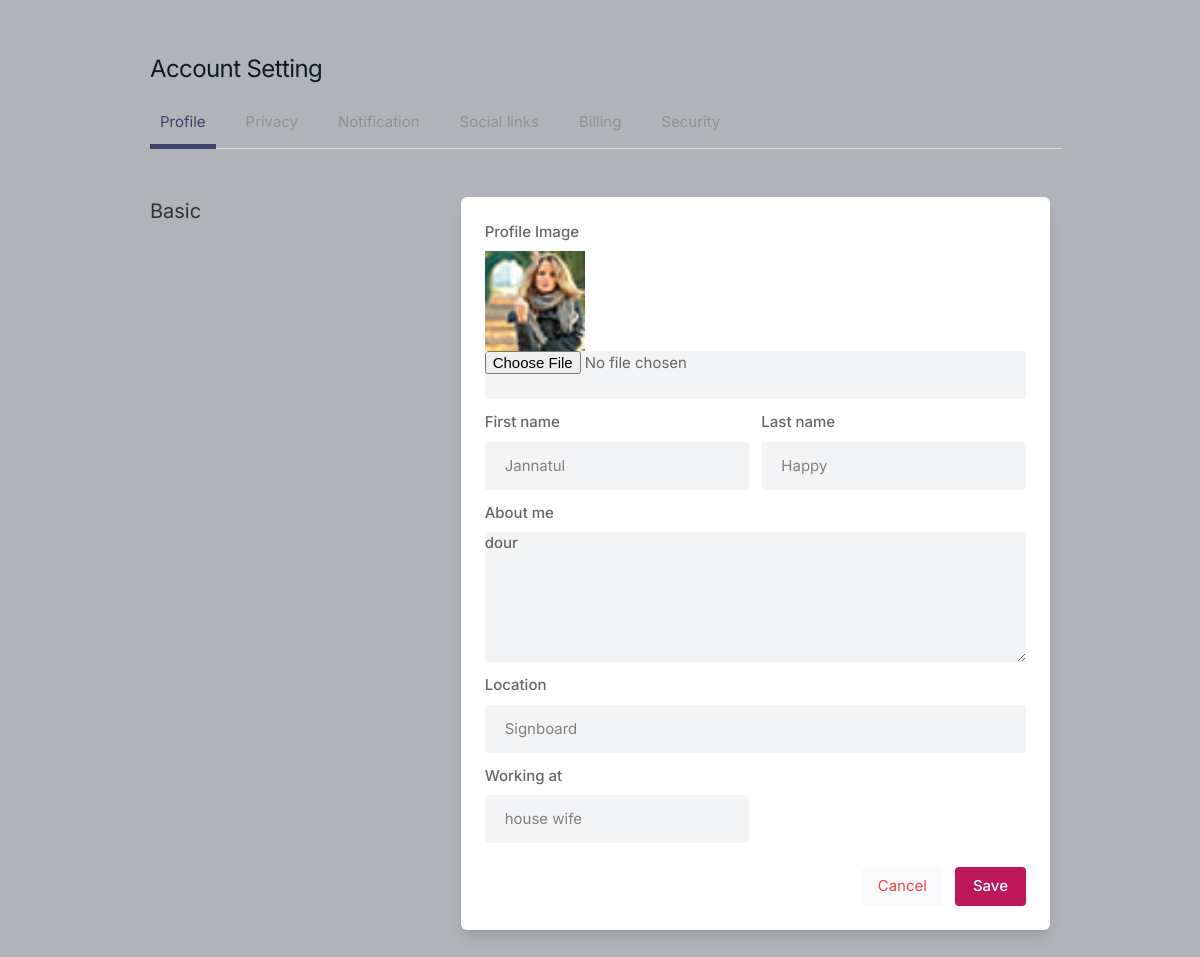
/settings (signed in), run on the app's committed database.
### core/models.py (models this page shows, shortened)
class CustomUser(AbstractBaseUser,PermissionsMixin,models.Model):
    email = models.EmailField(max_length=100,unique=True,primary_key = True)
    user_name = models.CharField(max_length=100,unique=True)
    profileimg = models.ImageField(upload_to="profile_img",default="blank-profile-picture.png")
    password = models.CharField(max_length = 100)
    first_name = models.CharField(max_length=20,blank=True,null=True)
    last_name = models.CharField(max_length=20,blank=True,null=True)
    bio = models.CharField(max_length=100,blank=True,null=True)
    location = models.CharField(max_length=50,blank=True,null=True)
    occupation = models.CharField(max_length=20,blank=True,null=True)
    relationship = models.CharField(max_length=20,blank=True,null=True)
    has_joined = models.DateField(default = datetime.now)
    is_active = models.BooleanField(default=True)
    is_superuser = models.BooleanField(default=False)
    is_staff = models.BooleanField(default=False)
    USERNAME_FIELD = 'email'
    REQUIRED_FIELDS = []
    objects = CustomUserManager()
    class Meta(AbstractBaseUser.Meta):
        verbose_name = 'User'
        verbose_name_plural = 'Users'

### core/views.py (the view, shortened to what this page needs)
# urls.py: path('settings',views.settings,name='settings'),
@login_required(login_url='signin')
def settings(request):
    user_obj = CustomUser.objects.get(email = request.user.email)
    return render(request,'setting.html',{"user_obj":user_obj})

### templates/setting.html (shortened to what this page needs)
{% load static %}
<!DOCTYPE html>
<html lang="en">
<head>
    <link rel="stylesheet" href="{% static 'assets/css/icons.css' %}">
    <link rel="stylesheet" href="{% static 'assets/css/uikit.css' %}">
    <link rel="stylesheet" href="{% static 'assets/css/style.css' %}">
    <link rel="stylesheet" href="{% static 'assets/css/tailwind.css' %}">
</head>
<body>
            <div class="container m-auto">
                <h1 class="text-2xl leading-none text-gray-900 tracking-tight mt-3"> Account Setting </h1>
                <ul class="mt-5 -mr-3 flex-nowrap lg:overflow-hidden overflow-x-scroll uk-tab">
                    <li class="uk-active"><a href="#">Profile</a></li>
                    <li><a href="#">Privacy</a></li>
                    <li><a href="#">Notification</a></li>
                    <li><a href="#">Social links</a></li>
                    <li><a href="#">Billing</a></li>
                    <li><a href="#">Security</a></li>
                </ul>
                <div class="grid lg:grid-cols-3 mt-12 gap-8">
                    <div>
                        <h3 class="text-xl mb-2"> Basic</h3>
                    </div>
                    <div class="bg-white rounded-md lg:shadow-lg shadow col-span-2">
                        <form action="settings" method="POST" enctype="multipart/form-data">
                            <div class="grid grid-cols-2 gap-3 lg:p-6 p-4">
                                <div class="col-span-2">
                                    <label for=""> Profile Image</label>
                                    <img width="100" height="100" src="{{user_obj.profileimg.url}}" alt="no Picture" >
                                    <input type="file" name="image" class="shadow-none bg-gray-100">
                                </div>
                                 <div>
                                        <label for=""> First name</label>
                                        <input type="text" name="fname" value="{{user_obj.first_name}}" placeholder="First name" class="shadow-none bg-gray-100">
                                </div>
                                <div>
                                    <label for=""> Last name</label>
                                    <input type="text" name="lname" placeholder="Last name" value="{{user_obj.last_name}}" class="shadow-none bg-gray-100">
                                </div>
                                <div class="col-span-2">
                                        <label for="about">About me</label>
                                        <textarea id="about" name="bio" rows="2"  class="shadow-none bg-gray-100">{{user_obj.bio}}</textarea>
                                    </div>
                                    <div class="col-span-2">
                                        <label for=""> Location</label>
                                        <input type="text" name ="location" placeholder="Location" value="{{user_obj.location}}" class="shadow-none bg-gray-100">
                                    </div>
                                    <div>
                                    <label for=""> Working at</label>
                                    <input type="text" name="occupation" placeholder="Occupations" value="{{user_obj.occupation}}" class="shadow-none bg-gray-100">
                                    </div>
                            </div>
                            <div class="bg-gray-10 p-6 pt-0 flex justify-end space-x-3">
                                <button class="p-2 px-4 rounded bg-gray-50 text-red-500"> Cancel </button>
                                <button type="submit" class="button bg-blue-700"> Save </button>
                            </div>
                        </form>
                    </div>
                    <br>
                </div>
            </div>
</body>
</html>

### static/assets/css/style.css (style rules this page uses)
body { background-color: #B0B3B8!important; }
button { vertical-align: middle; }
span.button, button.button { background-color: #be185d; top: 0; color: #fff; position: relative; padding: 8px 18px; line-height: 22px; position: relative; font-weight: 500; font-size: 15px; display: inline-block; -webkit-transition: all 0.2s ease-in-out; transition: all 0.2s ease-in-out; cursor: pointer; overflow: hidden; border: none; border-radius: 4px; -webkit-box-shadow: 0 1px 3px rgba(0, 0, 0, 0.1); box-shadow: 0 1px 3px rgba(0, 0, 0, 0.1); }
input { height: 48px; line-height: 48px; padding: 0 20px; outline: none; font-size: 15px; color: #808080; max-width: 100%; width: 100%; -webkit-box-sizing: border-box; box-sizing: border-box; display: block; font-weight: 400; opacity: 1; border-radius: 4px; border: none; -webkit-box-shadow: 0 1px 4px 0px rgba(0, 0, 0, 0.12); box-shadow: 0 1px 4px 0px rgba(0, 0, 0, 0.12); }
input[type="text"], input[type="password"], input[type="email"], input[type="number"] { height: 48px; line-height: 48px; padding: 0 20px; outline: none; font-size: 15px; color: #808080; max-width: 100%; width: 100%; -webkit-box-sizing: border-box; box-sizing: border-box; display: block; font-weight: 400; opacity: 1; border-radius: 4px; border: none; -webkit-box-shadow: 0 1px 4px 0px rgba(0, 0, 0, 0.12); box-shadow: 0 1px 4px 0px rgba(0, 0, 0, 0.12); }
textarea { height: 48px; line-height: 48px; padding: 0 20px; outline: none; font-size: 15px; color: #808080; margin: 0 0 16px 0; max-width: 100%; width: 100%; -webkit-box-sizing: border-box; box-sizing: border-box; display: block; background-color: #fff; font-weight: 500; opacity: 1; border-radius: 4px; border: none; -webkit-box-shadow: 0 1px 4px 0px rgba(0, 0, 0, 0.12); box-shadow: 0 1px 4px 0px rgba(0, 0, 0, 0.12); }
input { -webkit-transition: all 0.1s ease-in-out; transition: all 0.1s ease-in-out; }
::placeholder { color: #808080; opacity: 1; }
textarea { height: auto; line-height: 27px; padding: 20px; min-height: 130px; -webkit-transition: none !important; transition: none !important; min-width: 100%; }
label, legend { display: block; font-weight: bold; font-size: 15px; font-weight: 500; margin-bottom: 8px; }
button { border: none; margin: 0; padding: 0; width: auto; overflow: visible; background: transparent; color: inherit; font: inherit; line-height: normal; cursor: pointer; }
a { color: #be185d; -webkit-transition: 0.3s; transition: 0.3s; outline: none !important; }
button { outline: none !important; }
img { max-width: 100%; }
body { color: #666; font-size: 15px; line-height: 27px; background-color: #f0f2f5; font-family: "Inter", sans-serif; text-transform: none; }
h1, h2, h3, h4, h5, h6 { font-family: "Inter", sans-serif; text-transform: none; }
input[type="text"], input[type="password"], input[type="email"] { font-family: "Inter", sans-serif; text-transform: none; }
textarea, select { font-family: "Inter", sans-serif; text-transform: none; }
button, body .pac-container { font-family: "Inter", sans-serif; text-transform: none; }
h1, h2, h3, h4, h5, h6 { color: #333; font-weight: 500; margin: 0; padding: 0; }
h1 { font-size: 32px; }
h3 { font-size: 22px; }
@media (min-width: 1024px) { .container { max-width: 900px !important; padding-top: 45px; } }
.shadow-none { -webkit-box-shadow: none !important; box-shadow: none !important; }

### data on the page
CustomUser: profileimg (picture), fname "Jannatul", lname "Happy", bio "dour", location "Signboard", occupation "house wife"
